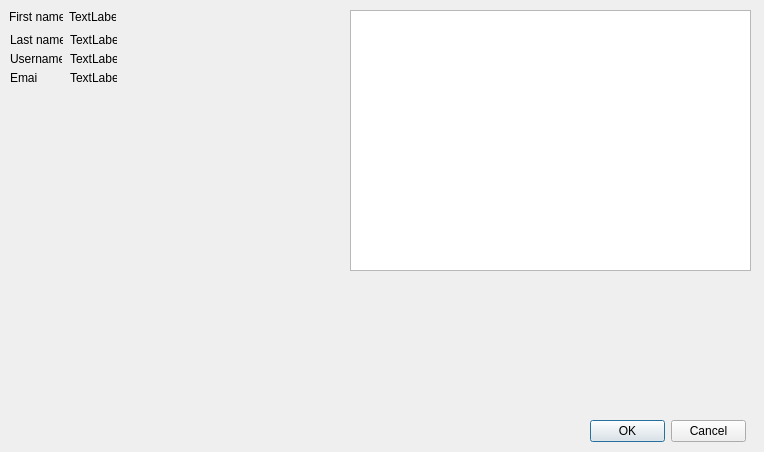
<?xml version="1.0" encoding="UTF-8"?>
<ui version="4.0">
 <class>AllGroups</class>
 <widget class="QWidget" name="AllGroups">
  <property name="geometry">
   <rect>
    <x>0</x>
    <y>0</y>
    <width>764</width>
    <height>452</height>
   </rect>
  </property>
  <property name="windowTitle">
   <string>Form</string>
  </property>
  <widget class="QLabel" name="label">
   <property name="geometry">
    <rect>
     <x>9</x>
     <y>9</y>
     <width>54</width>
     <height>16</height>
    </rect>
   </property>
   <property name="text">
    <string>First name:</string>
   </property>
  </widget>
  <widget class="QLabel" name="firstnamelabel">
   <property name="geometry">
    <rect>
     <x>69</x>
     <y>9</y>
     <width>47</width>
     <height>16</height>
    </rect>
   </property>
   <property name="text">
    <string>TextLabel</string>
   </property>
  </widget>
  <widget class="QLabel" name="label_2">
   <property name="geometry">
    <rect>
     <x>10</x>
     <y>32</y>
     <width>53</width>
     <height>16</height>
    </rect>
   </property>
   <property name="text">
    <string>Last name:</string>
   </property>
  </widget>
  <widget class="QLabel" name="lastnamelabel">
   <property name="geometry">
    <rect>
     <x>70</x>
     <y>32</y>
     <width>47</width>
     <height>16</height>
    </rect>
   </property>
   <property name="text">
    <string>TextLabel</string>
   </property>
  </widget>
  <widget class="QLabel" name="label_3">
   <property name="geometry">
    <rect>
     <x>10</x>
     <y>51</y>
     <width>52</width>
     <height>16</height>
    </rect>
   </property>
   <property name="text">
    <string>Username:</string>
   </property>
  </widget>
  <widget class="QLabel" name="usernamelabel">
   <property name="geometry">
    <rect>
     <x>70</x>
     <y>51</y>
     <width>47</width>
     <height>16</height>
    </rect>
   </property>
   <property name="text">
    <string>TextLabel</string>
   </property>
  </widget>
  <widget class="QLabel" name="label_4">
   <property name="geometry">
    <rect>
     <x>10</x>
     <y>70</y>
     <width>28</width>
     <height>16</height>
    </rect>
   </property>
   <property name="text">
    <string>Email:</string>
   </property>
  </widget>
  <widget class="QLabel" name="emaillabel">
   <property name="geometry">
    <rect>
     <x>70</x>
     <y>70</y>
     <width>47</width>
     <height>16</height>
    </rect>
   </property>
   <property name="text">
    <string>TextLabel</string>
   </property>
  </widget>
  <widget class="QDialogButtonBox" name="buttonBox">
   <property name="geometry">
    <rect>
     <x>590</x>
     <y>420</y>
     <width>156</width>
     <height>23</height>
    </rect>
   </property>
   <property name="orientation">
    <enum>Qt::Horizontal</enum>
   </property>
   <property name="standardButtons">
    <set>QDialogButtonBox::Cancel|QDialogButtonBox::Ok</set>
   </property>
  </widget>
  <widget class="QTableWidget" name="Usergroup">
   <property name="geometry">
    <rect>
     <x>350</x>
     <y>10</y>
     <width>401</width>
     <height>261</height>
    </rect>
   </property>
  </widget>
 </widget>
 <resources/>
 <connections>
  <connection>
   <sender>buttonBox</sender>
   <signal>accepted()</signal>
   <receiver>AllGroups</receiver>
   <slot>hide()</slot>
   <hints>
    <hint type="sourcelabel">
     <x>229</x>
     <y>96</y>
    </hint>
    <hint type="destinationlabel">
     <x>199</x>
     <y>149</y>
    </hint>
   </hints>
  </connection>
  <connection>
   <sender>buttonBox</sender>
   <signal>rejected()</signal>
   <receiver>AllGroups</receiver>
   <slot>hide()</slot>
   <hints>
    <hint type="sourcelabel">
     <x>229</x>
     <y>96</y>
    </hint>
    <hint type="destinationlabel">
     <x>199</x>
     <y>149</y>
    </hint>
   </hints>
  </connection>
 </connections>
</ui>
